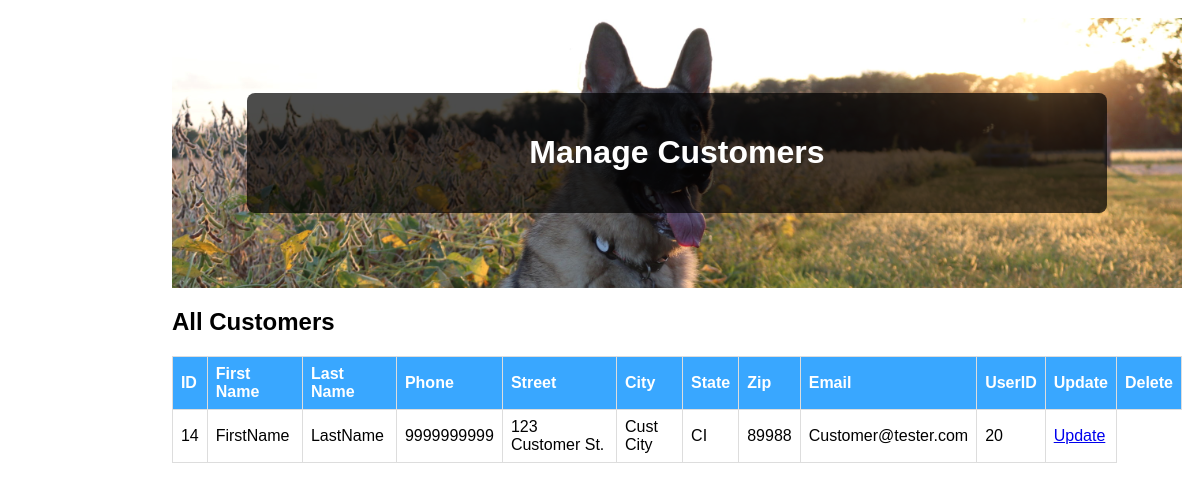
The app's page /php/AdminPortal/ManageCustomers.php (signed in), older data.
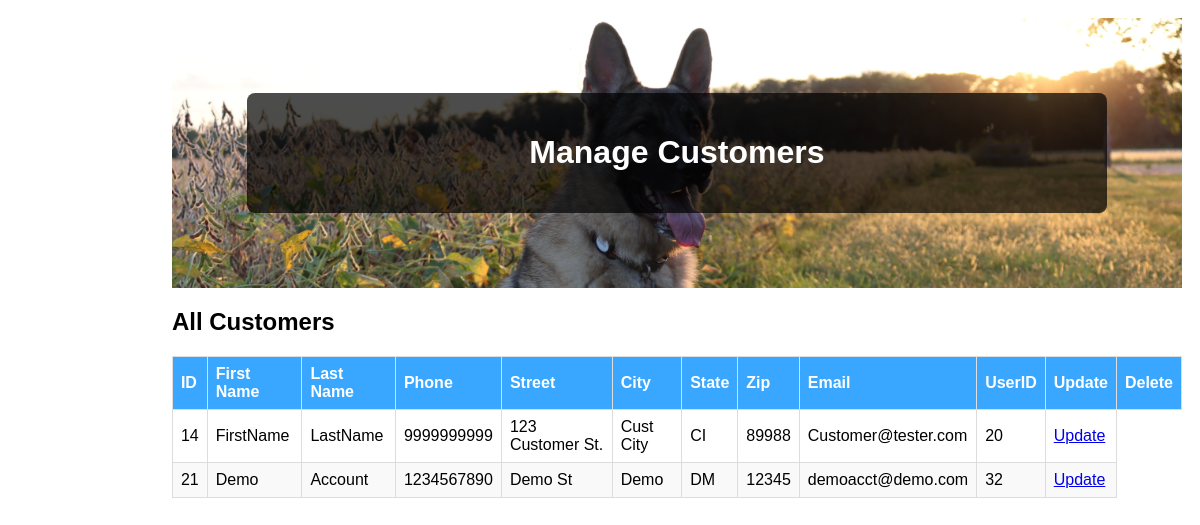
The same page, newer data.
### tables this page shows
CREATE TABLE `customer` (
  `CustID` bigint(20) NOT NULL,
  `CustFirstName` varchar(100) NOT NULL,
  `CustLastName` varchar(100) NOT NULL,
  `CustPhone` varchar(20) NOT NULL,
  `CustAddress` varchar(100) NOT NULL,
  `CustCity` varchar(100) NOT NULL,
  `CustState` varchar(100) NOT NULL,
  `CustZip` varchar(100) NOT NULL,
  `AcctEmail` varchar(100) NOT NULL,
  `User_ID` bigint(20) NOT NULL
);

### php/UserHandling/classes/Config.php (called while the page is built)
<?php
class Config {
    public static function get($path = null) {
        if($path) {
            $config = $GLOBALS['config'];
            $path = explode('/',$path);
            foreach($path as $bit ) {
                if(isset($config[$bit])) {
                    $config = $config[$bit];
                } else {
                    return false;
                }
            }
            return $config;
        }
        return false;
    }
}

### php/UserHandling/classes/DB.php (called while the page is built, shortened)
<?php
class DB {
    private static $_instance = null;
    private $_pdo,
            $_query,
            $_lastQuery,
            $_error = false,
            $_results,
            $_count = 0;
    private function __construct() {
        try {
            $this->_pdo = new PDO('mysql:host=' . Config::get('mysql/host') . ';dbname=' . Config::get('mysql/db'),Config::get('mysql/username'), Config::get('mysql/password'));
        } catch (PDOException $e) {
            die($e->getMessage());
        }
    }
    public static function getInstance() {
        if(!isset(self::$_instance)) {
            self::$_instance = new DB();
        }
        return self::$_instance;
    }
    public function query($sql, $params = array()) {
        $this->_error = false;
        if($this->_query = $this->_pdo->prepare($sql)) {
            $x=1;
            if(count($params)) {
                foreach($params as $param) {
                    $this->_query->bindValue($x, $param);
                    $x++;
                }
            }
            if($this->_query->execute()) {
                $this->_results = $this->_query->fetchAll(PDO::FETCH_OBJ);
                $this->_count = $this->_query->rowCount();
            } else {
                $this->_error = true;
            }
        }
        return $this;
    }
    public function get($table, $where) {
        return $this->action('SELECT *', $table, $where);
    }
    public function results() {
        return $this->_results;
    }
    public function first() {
        return $this->results()[0];
    }
    private function action ($action, $table, $where = array()) {
        if(count($where) === 3) {
            $operators = array('=','>','<','<=','>=');
            $field      = $where[0];
            $operator   = $where[1];
            $value      = $where[2];
            if (in_array($operator, $operators)) {
                $sql = "{$action} FROM {$table} WHERE {$field} {$operator} ?";
                if(!$this->query($sql,array($value))->error()) {
                    return $this;
                }
            }
        }
        return false;
    }
    public function count() {
        return $this->_count;
    }
    public function error() {
        return $this->_error;
    }
}

### php/UserHandling/classes/User.php (called while the page is built, shortened)
<?php
class User {
    private $_db,
            $_data,
            $_sessionName,
            $_cookieName,
            $_isLoggedIn;
    public function __construct($user = null) {
        $this->_db = DB::getInstance();
        $this->_sessionName = Config::get('session/session_name');
        if(!$user) {
            if(Session::exists($this->_sessionName)) {
                $user = Session::get($this->_sessionName);
                if($this->find($user)) {
                    $this->_isLoggedIn = true;
                } else {
                }
            }
        } else {
            $this->find($user);
        }
    }
    public function find($user = null) {
        if($user) {
            $field = (is_numeric($user)) ? 'id' : 'username';
            $data = $this->_db->get('users', array($field, '=', $user));
            if($data->count() > 0) {
                return true;
            }
        }
        return false;
    }
    public function isLoggedIn() {
        return $this->_isLoggedIn;
    }
}

### php/UserHandling/classes/Session.php (called while the page is built, shortened)
<?php
class Session {
    public static function exists($name) {
        return (isset($_SESSION[$name])) ? true : false;
    }
    public static function get($name) {
        return $_SESSION[$name];
    }
}

### php/UserHandling/classes/Customer.php (called while the page is built, shortened)
<?php
class Customer {
    private $_db,
            $_customerData,
            $_sessionName;
    public function __construct() {
        $this->_db = DB::getInstance();
    }
    public function getCustomerData() {
        return $this->_customerData;
    }
    public function getAllCustomers() {
        $data = $this->_db->get('customer', array('1', '=', '1'));
        if($data->count() > 0) {
            $this->_customerData = $data->results();
            return true;
        }
        return false;
    }
}

### php/AdminPortal/ManageCustomers.php (the view, shortened to what the changed rows need)
<?php
    $user = new User();
    if($user->isLoggedIn()) {
?>
<!DOCTYPE html>
<html>
<head>
    <link rel="stylesheet" href="/PeaceOfHeavenWebPage/css/AdminHome.css">
</head>
<body>
    <div class=content>
        <div class="header">
            <div class="welcome-box">
            <h1>Manage Customers</h1>
            </div>
        </div>
        <h2>All Customers</h2>
        <table>
            <thead>
            <tr>
                <th>ID</th>
                <th>First Name</th>
                <th>Last Name</th>
                <th>Phone</th>
                <th>Street</th>
                <th>City</th>
                <th>State</th>
                <th>Zip</th>
                <th>Email</th>
                <th>UserID</th>
                <th>Update</th>
                <th>Delete</th>
            </tr>
            </thead>
            <tbody>
            <?php
                $customer = new Customer();
                $customer->getAllCustomers();
                $allCustomers = $customer->getCustomerData();
                if(!empty($allCustomers)){
                    foreach ($allCustomers as $customer){
                        echo '<tr>';
                        echo '<td>' . $customer->CustID . '</td>';
                        echo '<td>' . $customer->CustFirstName . '</td>';
                        echo '<td>' . $customer->CustLastName . '</td>';
                        echo '<td>' . $customer->CustPhone .'</td>';
                        echo '<td>' . $customer->CustAddress . '</td>';
                        echo '<td>' . $customer->CustCity . '</td>';
                        echo '<td>' . $customer->CustState . '</td>';
                        echo '<td>' . $customer->CustZip . '</td>';
                        echo '<td>' . $customer->AcctEmail . '</td>';
                        echo '<td>' . $customer->User_ID . '</td>';
                        echo '<td>'
                            . '<p><a href="UpdateCustomer.php?CustID='
                            . urlencode($customer->CustID) .'">Update</a></p>'.
                            '</td>';
                        echo '</tr>';
                    }
                }
            ?>
            </tbody>
        </table>
        <br><br>
</div>
</body>
</html>
<?php
}else{Redirect::to('../UserHandling/login.php');} ?>

Row changes from the older to the newer data that the page shows:
added customer: CustID "21", CustFirstName "Demo", CustLastName "Account", CustPhone "1234567890", CustAddress "Demo St", CustCity "Demo", CustState "DM", CustZip "12345", AcctEmail "demoacct@demo.com", User_ID "32"
